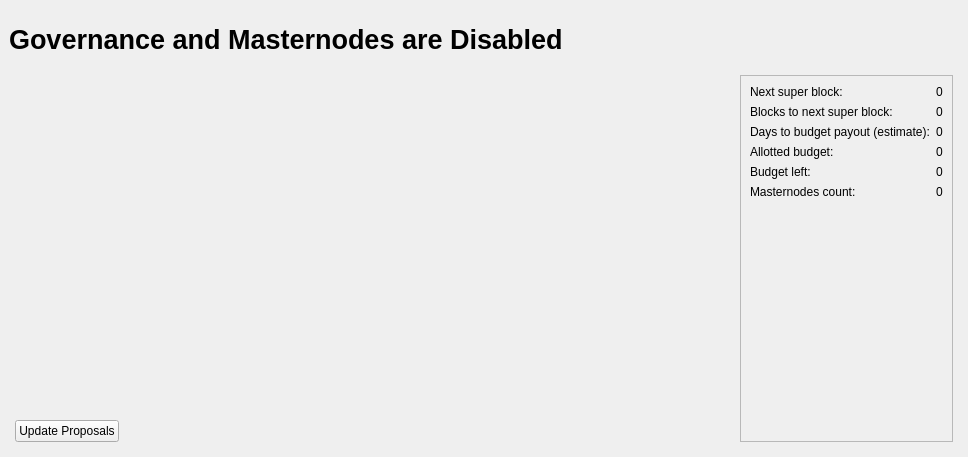
<?xml version="1.0" encoding="UTF-8"?>
<ui version="4.0">
 <class>GovernancePage</class>
 <widget class="QWidget" name="GovernancePage">
  <property name="geometry">
   <rect>
    <x>0</x>
    <y>0</y>
    <width>968</width>
    <height>457</height>
   </rect>
  </property>
  <property name="windowTitle">
   <string>Form</string>
  </property>
  <layout class="QVBoxLayout" name="topLayout" stretch="0">
   <property name="leftMargin">
    <number>9</number>
   </property>
   <property name="topMargin">
    <number>9</number>
   </property>
   <property name="rightMargin">
    <number>9</number>
   </property>
   <property name="bottomMargin">
    <number>9</number>
   </property>
   <item>
    <layout class="QVBoxLayout" name="verticalLayout_Master" stretch="0,1">
     <property name="spacing">
      <number>0</number>
     </property>
     <item>
      <widget class="QFrame" name="frame_Header">
       <layout class="QVBoxLayout" name="verticalLayout_4">
        <property name="leftMargin">
         <number>0</number>
        </property>
        <property name="topMargin">
         <number>0</number>
        </property>
        <property name="rightMargin">
         <number>0</number>
        </property>
        <property name="bottomMargin">
         <number>0</number>
        </property>
        <item>
         <layout class="QHBoxLayout" name="horizontalLayout_Header" stretch="1,0">
          <item>
           <widget class="QLabel" name="labelOverviewHeaderLeft">
            <property name="minimumSize">
             <size>
              <width>464</width>
              <height>60</height>
             </size>
            </property>
            <property name="maximumSize">
             <size>
              <width>16777215</width>
              <height>60</height>
             </size>
            </property>
            <property name="font">
             <font>
              <pointsize>20</pointsize>
              <weight>75</weight>
              <bold>true</bold>
             </font>
            </property>
            <property name="text">
             <string>Governance and Masternodes are Disabled</string>
            </property>
           </widget>
          </item>
          <item>
           <spacer name="horizontalSpacer">
            <property name="orientation">
             <enum>Qt::Horizontal</enum>
            </property>
            <property name="sizeHint" stdset="0">
             <size>
              <width>40</width>
              <height>20</height>
             </size>
            </property>
           </spacer>
          </item>
         </layout>
        </item>
       </layout>
      </widget>
     </item>
     <item>
      <widget class="QFrame" name="frame_BG">
       <layout class="QVBoxLayout" name="verticalLayout_3">
        <property name="leftMargin">
         <number>6</number>
        </property>
        <property name="topMargin">
         <number>6</number>
        </property>
        <property name="rightMargin">
         <number>6</number>
        </property>
        <property name="bottomMargin">
         <number>6</number>
        </property>
        <item>
         <widget class="QFrame" name="frame_Content">
          <layout class="QVBoxLayout" name="verticalLayout">
           <property name="spacing">
            <number>0</number>
           </property>
           <property name="leftMargin">
            <number>0</number>
           </property>
           <property name="topMargin">
            <number>0</number>
           </property>
           <property name="rightMargin">
            <number>0</number>
           </property>
           <property name="bottomMargin">
            <number>0</number>
           </property>
           <item>
            <layout class="QHBoxLayout" name="horizontalLayout_Content">
             <item>
              <layout class="QVBoxLayout" name="verticalLayout_2">
               <item>
                <widget class="QScrollArea" name="scrollArea">
                 <property name="sizePolicy">
                  <sizepolicy hsizetype="Expanding" vsizetype="Minimum">
                   <horstretch>0</horstretch>
                   <verstretch>1</verstretch>
                  </sizepolicy>
                 </property>
                 <property name="frameShape">
                  <enum>QFrame::NoFrame</enum>
                 </property>
                 <property name="frameShadow">
                  <enum>QFrame::Plain</enum>
                 </property>
                 <property name="lineWidth">
                  <number>0</number>
                 </property>
                 <property name="horizontalScrollBarPolicy">
                  <enum>Qt::ScrollBarAlwaysOff</enum>
                 </property>
                 <property name="sizeAdjustPolicy">
                  <enum>QAbstractScrollArea::AdjustIgnored</enum>
                 </property>
                 <property name="widgetResizable">
                  <bool>true</bool>
                 </property>
                 <widget class="QWidget" name="scrollAreaWidgetContents">
                  <property name="geometry">
                   <rect>
                    <x>0</x>
                    <y>0</y>
                    <width>673</width>
                    <height>269</height>
                   </rect>
                  </property>
                  <property name="sizePolicy">
                   <sizepolicy hsizetype="Preferred" vsizetype="Minimum">
                    <horstretch>0</horstretch>
                    <verstretch>1</verstretch>
                   </sizepolicy>
                  </property>
                  <layout class="QVBoxLayout" name="proposalGrid">
                   <property name="spacing">
                    <number>0</number>
                   </property>
                   <property name="sizeConstraint">
                    <enum>QLayout::SetDefaultConstraint</enum>
                   </property>
                   <property name="leftMargin">
                    <number>0</number>
                   </property>
                   <property name="topMargin">
                    <number>0</number>
                   </property>
                   <property name="rightMargin">
                    <number>0</number>
                   </property>
                   <property name="bottomMargin">
                    <number>0</number>
                   </property>
                  </layout>
                 </widget>
                </widget>
               </item>
               <item>
                <spacer name="verticalSpacer">
                 <property name="orientation">
                  <enum>Qt::Vertical</enum>
                 </property>
                 <property name="sizeHint" stdset="0">
                  <size>
                   <width>20</width>
                   <height>40</height>
                  </size>
                 </property>
                </spacer>
               </item>
               <item>
                <layout class="QHBoxLayout" name="horizontalLayout">
                 <item>
                  <widget class="QPushButton" name="UpdateButton">
                   <property name="text">
                    <string>Update Proposals</string>
                   </property>
                  </widget>
                 </item>
                 <item>
                  <spacer name="horizontalSpacer_2">
                   <property name="orientation">
                    <enum>Qt::Horizontal</enum>
                   </property>
                   <property name="sizeHint" stdset="0">
                    <size>
                     <width>40</width>
                     <height>20</height>
                    </size>
                   </property>
                  </spacer>
                 </item>
                </layout>
               </item>
              </layout>
             </item>
             <item>
              <widget class="QFrame" name="frame_budget_info">
               <property name="frameShape">
                <enum>QFrame::StyledPanel</enum>
               </property>
               <property name="frameShadow">
                <enum>QFrame::Raised</enum>
               </property>
               <layout class="QGridLayout" name="gridLayout">
                <item row="0" column="0">
                 <widget class="QLabel" name="next_superblock_label">
                  <property name="text">
                   <string>Next super block:</string>
                  </property>
                 </widget>
                </item>
                <item row="0" column="1" alignment="Qt::AlignRight">
                 <widget class="QLabel" name="next_superblock_value">
                  <property name="text">
                   <string>0</string>
                  </property>
                 </widget>
                </item>
                <item row="1" column="0">
                 <widget class="QLabel" name="blocks_before_super_label">
                  <property name="text">
                   <string>Blocks to next super block:</string>
                  </property>
                 </widget>
                </item>
                <item row="1" column="1" alignment="Qt::AlignRight">
                 <widget class="QLabel" name="blocks_before_super_value">
                  <property name="text">
                   <string>0</string>
                  </property>
                 </widget>
                </item>
                <item row="2" column="0">
                 <widget class="QLabel" name="time_before_super_label">
                  <property name="text">
                   <string>Days to budget payout (estimate):</string>
                  </property>
                 </widget>
                </item>
                <item row="2" column="1" alignment="Qt::AlignRight">
                 <widget class="QLabel" name="time_before_super_value">
                  <property name="text">
                   <string>0</string>
                  </property>
                 </widget>
                </item>
                <item row="3" column="0">
                 <widget class="QLabel" name="alloted_budget_label">
                  <property name="text">
                   <string>Allotted budget:</string>
                  </property>
                 </widget>
                </item>
                <item row="3" column="1" alignment="Qt::AlignRight">
                 <widget class="QLabel" name="alloted_budget_value">
                  <property name="text">
                   <string>0</string>
                  </property>
                 </widget>
                </item>
                <item row="4" column="0">
                 <widget class="QLabel" name="unallocated_budget_label">
                  <property name="text">
                   <string>Budget left:</string>
                  </property>
                 </widget>
                </item>
                <item row="4" column="1" alignment="Qt::AlignRight">
                 <widget class="QLabel" name="unallocated_budget_value">
                  <property name="text">
                   <string>0</string>
                  </property>
                 </widget>
                </item>
                <item row="5" column="0">
                 <widget class="QLabel" name="masternode_count_label">
                  <property name="text">
                   <string>Masternodes count:</string>
                  </property>
                 </widget>
                </item>
                <item row="5" column="1" alignment="Qt::AlignRight">
                 <widget class="QLabel" name="masternode_count_value">
                  <property name="text">
                   <string>0</string>
                  </property>
                 </widget>
                </item>
                <item row="6" column="0">
                 <spacer name="verticalSpacer_2">
                  <property name="orientation">
                   <enum>Qt::Vertical</enum>
                  </property>
                  <property name="sizeHint" stdset="0">
                   <size>
                    <width>20</width>
                    <height>40</height>
                   </size>
                  </property>
                 </spacer>
                </item>
               </layout>
              </widget>
             </item>
            </layout>
           </item>
          </layout>
         </widget>
        </item>
       </layout>
      </widget>
     </item>
    </layout>
   </item>
  </layout>
 </widget>
 <resources/>
 <connections/>
</ui>
